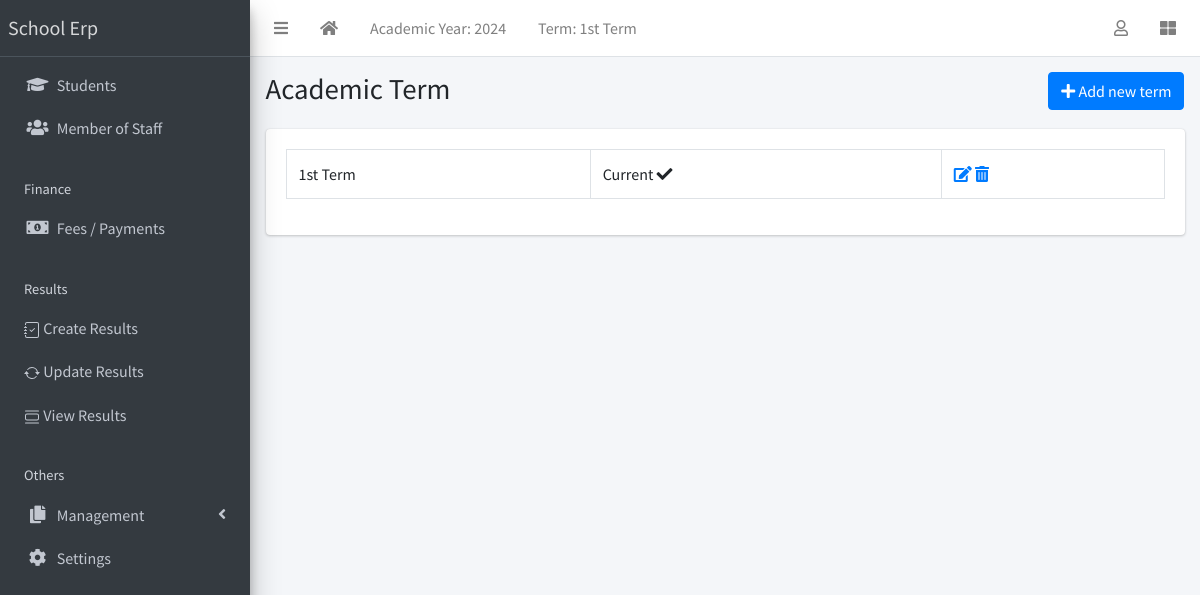
Page /term/list/ (signed in) on the earlier database version.
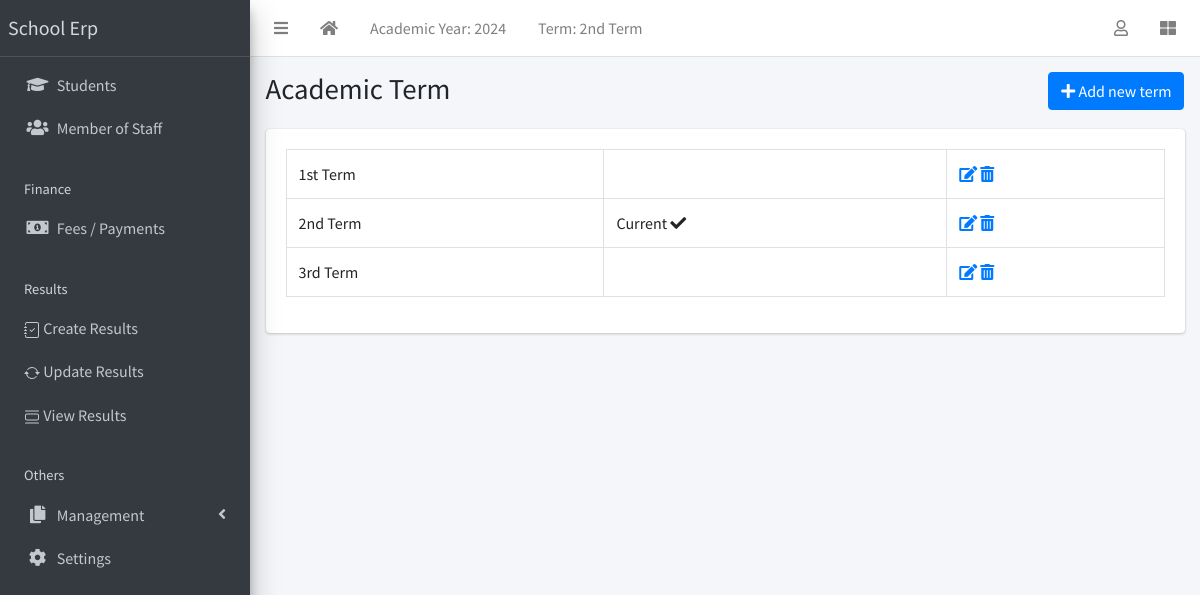
Same page on the later database version.
### apps/corecode/models.py (models this page shows)
class AcademicTerm(models.Model):
    name = models.CharField(max_length=20, unique=True)
    current = models.BooleanField(default=True)
    class Meta:
        ordering = ["name"]
    def __str__(self):
        return self.name

### apps/corecode/views.py (the view)
# urls.py: path("term/list/", TermListView.as_view(), name="terms"),
class TermListView(LoginRequiredMixin, SuccessMessageMixin, ListView):
    model = AcademicTerm
    template_name = "corecode/term_list.html"
    def get_context_data(self, **kwargs):
        context = super().get_context_data(**kwargs)
        context["form"] = AcademicTermForm()
        return context

### apps/corecode/context_processors.py (called while the page is built)
def site_defaults(request):
    current_session = AcademicSession.objects.get(current=True)
    current_term = AcademicTerm.objects.get(current=True)
    vals = SiteConfig.objects.all()
    contexts = {
        "current_session": current_session.name,
        "current_term": current_term.name,
    }
    for val in vals:
        contexts[val.key] = val.value
    return contexts

### apps/corecode/templates/corecode/term_list.html (shortened to what this page needs)
{% extends 'base.html' %}
{% load widget_tweaks %}
{% block title %}
Academic Term
{% endblock title %}
{% block breadcrumb %}
  <a class="btn btn-primary" href="#" data-toggle="modal" data-target="#modal1">
    <i class="fa fa-plus"></i>
    Add new term
  </a>
{% endblock breadcrumb %}
{% block content %}
  <div class="row">
    <div class="col-sm-12">
        <table class="table table-bordered">
          <tbody>
            {% for object in object_list %}
            <tr>
              <td>{{ object }}</td>
              <td>
                {% if object.current == True %}
                  Current <i class="fa fa-check"></i>
                {% endif %}
              </td>
              <td><a href="{% url 'term-update' object.id %}"><i
                    class="fa fa-edit"></i></a> <a
                  href="{% url 'term-delete' object.id %}"><i
                    class="fa fa-trash-alt"></i></a></td>
            </tr>
            {% endfor %}
          </tbody>
        </table>
    </div>
  </div>
{% endblock content %}

### templates/base.html (shortened to what the changed rows need)
{% load static %}
<!DOCTYPE html>
<html lang="en">
<head>
  <link rel="stylesheet" href="{% static 'plugins/fontawesome-free/css/all.min.css' %}">
  <link rel="stylesheet" href="{% static 'plugins/toastr/toastr.min.css' %}">
  <link rel="stylesheet"
    href="{% static 'plugins/overlayScrollbars/css/OverlayScrollbars.min.css' %}">
  <link rel="stylesheet" href="{% static 'plugins/Datatables/datatables.min.css' %}" />
  <link rel="stylesheet" href="{% static 'dist/css/adminlte.min.css' %}">
</head>
<body
  class="hold-transition sidebar-mini layout-fixed layout-navbar-fixed layout-footer-fixed">
  <div class="wrapper">
    <nav class="main-header navbar navbar-expand navbar-white navbar-light">
      <ul class="navbar-nav">
        <li class="nav-item d-none d-sm-inline-block">
          <a href="{% url 'current-session' %}" class="nav-link">Term: {{ current_term }}</a>
        </li>
      </ul>
    </nav>
    <div class="content-wrapper">
      <section class="content-header">
        <div class="container-fluid">
          <div class="row mb-1">
            <div class="col-sm-8">
              <h1>{% block title %}{% endblock title %}</h1>
            </div>
          </div>
        </div>
      </section>
      <section class="content">
        <div class="container-fluid">
          <div class="row">
            <div class="col-md-12">
              {% block fullcard %}
              <div class="card">
                <div class="card-body">
                  <div class="row">
                    <div class="col">
                      {% block content %}
                      {% endblock content %}
                    </div>
                  </div>
                </div>
              </div>
              {% endblock fullcard %}
            </div>
          </div>
        </div>
      </section>
    </div>
  </div>
</body>
</html>

Differences in the rows shown:
added AcademicTerm: name "2nd Term", current "Current"
changed AcademicTerm "1st Term": no longer shows "Current"
added AcademicTerm: name "3rd Term"
Other differences:
{{ current_term }}: "1st Term" → "2nd Term"
